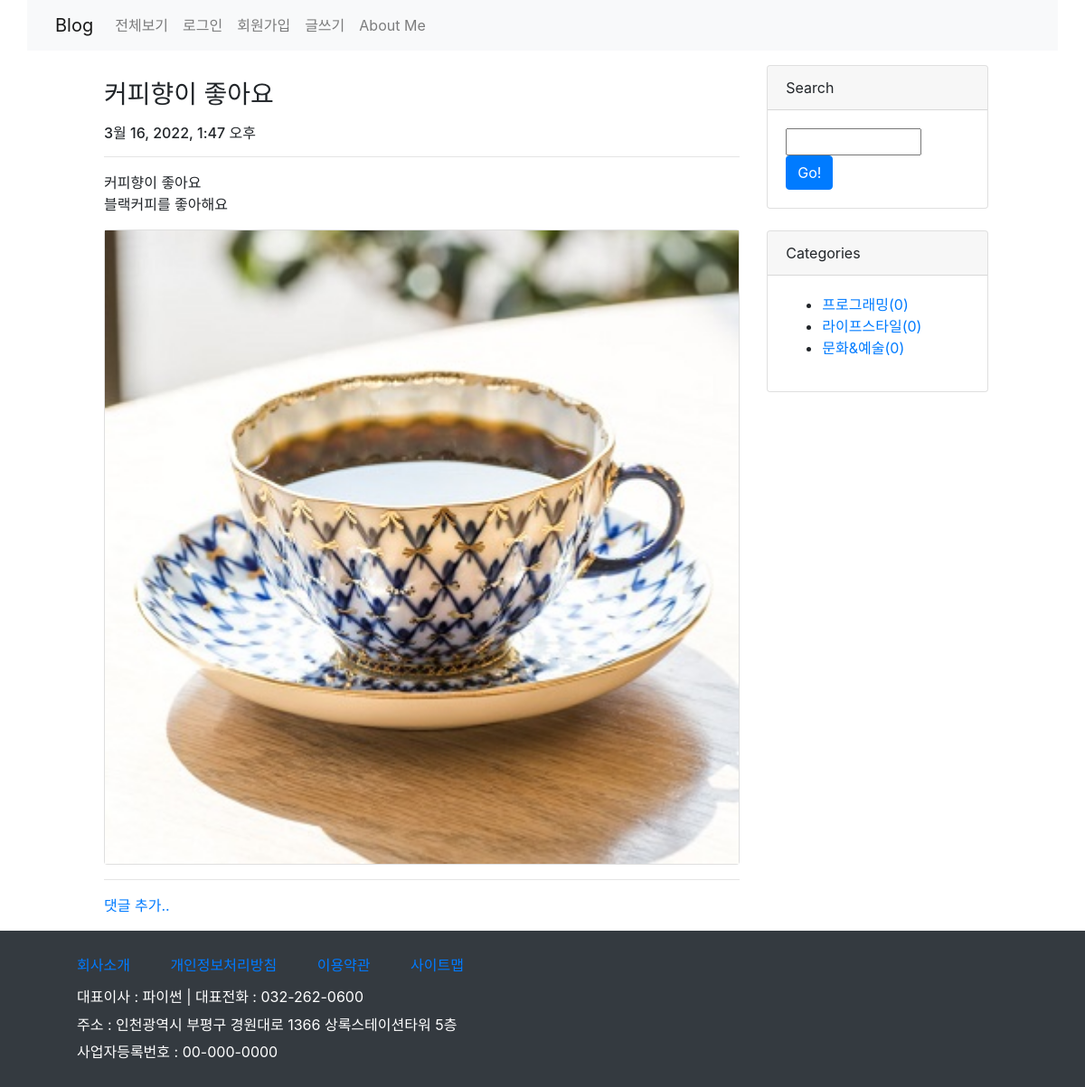
/blog/30/, run on an earlier commit of the app's database.
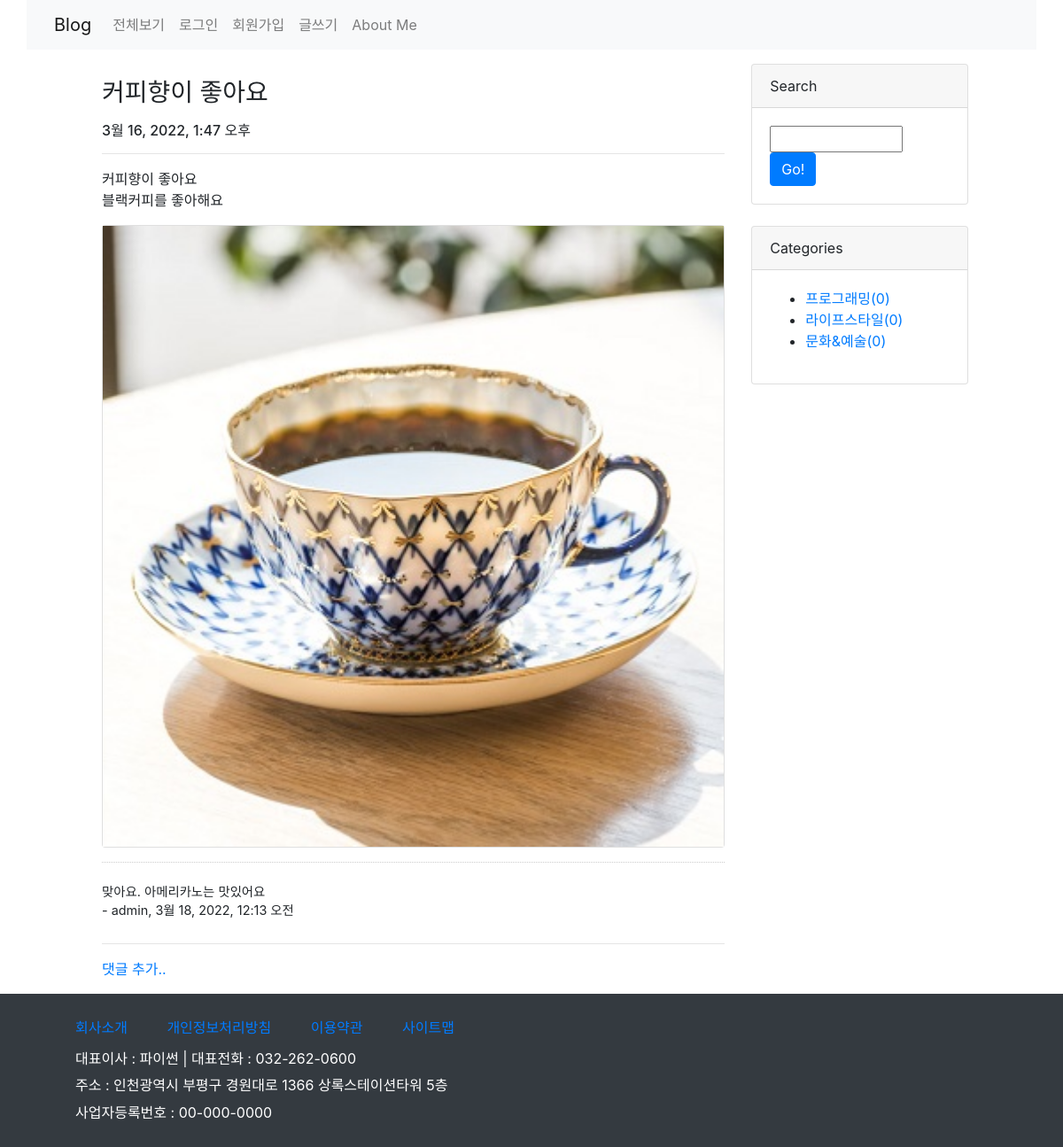
And on a later commit of the database.
### blog/models.py (models this page shows, shortened)
class Category(models.Model):
    name = models.CharField(max_length=50, unique=True)
    slug = models.SlugField(max_length=200, unique=True, allow_unicode=True)
    def __str__(self):
        return self.name
    def get_absolute_url(self):
        return f'/blog/category/{self.slug}/'
    class Meta:
        verbose_name_plural = 'Categories'

class Comment(models.Model):
    author = models.ForeignKey(User, on_delete=models.CASCADE) # 댓글 글쓴이
    content = models.TextField()                               # 댓글 내용
    pub_date = models.DateTimeField()                          # 댓글 작성일
    modify_date = models.DateTimeField(null=True, blank=True)  # 댓글 수정일
    post = models.ForeignKey(Post, null=True, blank=True,      # 포스트(외래키)
                             on_delete=models.CASCADE)

### blog/views.py (the view)
# urls.py: path('<int:pk>/', views.detail, name='detail'),
def detail(request, pk):
    post = get_object_or_404(Post, pk=pk)  #url경로 오류 처리
    context = {
        'post':post,
        'categories': Category.objects.all(),
    }
    return render(request, 'blog/post_detail.html', context)

### templates/blog/post_detail.html (shortened to what this page needs)
{% extends 'base.html' %}
{% block content %}
<section>
<div class="container my-3">
    <div class="row my-3">
        <div class="col-md-8">
            <h3 class="my-3">{{ post.title }}</h3>
            <h6>
                {{ post.pub_date }}
            </h6>
            <hr>
             <div class="my-3" style="white-space:pre-line">{{ post.content }}</div>
            {% if post.photo %}
            <div class="card">
                <img src="{{ post.photo.url }}">
            </div>
            {% endif %}
            <div class="my-3">
                {% for comment in post.comment_set.all %}
                <div class="comment">
                    <span style="white-space:pre-line">
                        {{ comment.content }}
                    </span>
                    <span>
                        - {{ comment.author }}, {{ comment.pub_date }}
                    </span>
                </div>
                {% endfor %}
            </div>
            <hr>
            <div class="mt-3">
                <a href="{% url 'blog:comment_create' post.id %}">댓글 추가..</a>
            </div>
        </div>
        <div class="col-md-3">
            <div class="card mb-4">
                <div class="card-header">Search</div>
                    <div class="card-body">
                        <div class="input-group">
                            <input type="text" class="kw" value="{{ kw|default_if_none:'' }}" style="width:150px;">&nbsp;&nbsp;
                            <button type="button" id="btn_search"
                                    class="btn btn-primary" >Go!</button>
                        </div>
                    </div>
            </div>
            <div class="card mb-4">
                <div class="card-header">Categories</div>
                <div class="card-body">
                    <ul>
                        {% for category in categories %}
                        <li>
                            <a href="{{ category.get_absolute_url }}">
                                {{ category }}({{ category.post_set.count }})
                            </a>
                        </li>
                        {% endfor %}
                    </ul>
                </div>
            </div>
        </div>
    </div>
</div>
</section>
{% endblock %}

What changed in the data, as far as the page shows it:
added Comment: content "맞아요. 아메리카노는 맛있어요", author "admin", pub_date "3월 18, 2022, 12:13 오전"
